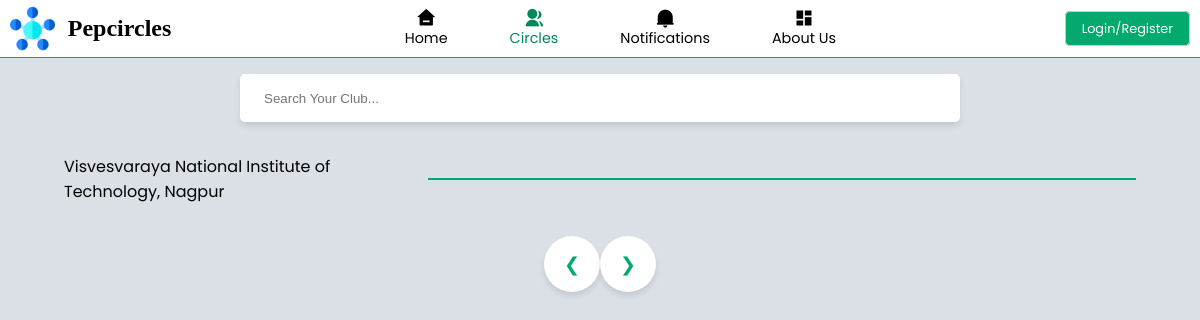
Page /pages/circles.php on the earlier database version.
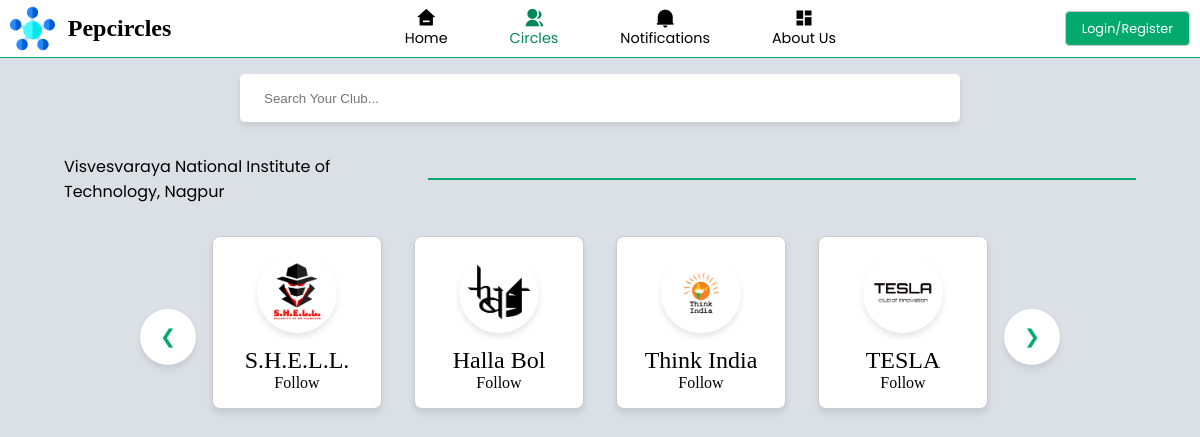
Same page on the later database version.
### tables this page shows
CREATE TABLE `staticcircleinfo` (
  `circleId` int(11) NOT NULL,
  `circleName` char(250) NOT NULL,
  `circleLogo` varchar(3000) NOT NULL,
  `circleDiscription` varchar(5000) NOT NULL,
  `circleBanner` varchar(3000) NOT NULL DEFAULT 'low_poly_banner_design_1711.jpg',
  `circleStatus` int(11) NOT NULL,
  `collegeId` int(11) NOT NULL,
  `followerCount` int(11) NOT NULL
);

### pages/back/database_connection.php (called while the page is built, shortened)
<?php
include "connection.php";
if (isset($page) && $page == "circles") {
        $institute = 'Visvesvaraya National Institute of Technology, Nagpur';
        $sql4 = "SELECT circleId, circleName, circleLogo
        FROM staticcircleinfo
        WHERE collegeId = 25";
        $res4 = mysqli_query($conn, $sql4);
}
?>

### pages/circles.php (the view, shortened to what this page needs)
<?php
$page = "circles";
include "back/database_connection.php";
?>
<!DOCTYPE html>
<html lang="en">
<head>
    <link rel="stylesheet" href="/collageCommunity/css/circle_style.css">
    <link href="https://cdn.jsdelivr.net/npm/remixicon@2.5.0/fonts/remixicon.css" rel="stylesheet">
    <link rel="stylesheet" href="https://unpkg.com/boxicons@latest/css/boxicons.min.css">
</head>
<body>
    <?php
        include "navbar.php";
    ?>
    <div class="search-c mt-5">
        <div class="search_cover">
            <div class="search-bar">
                <input type="text" page="<?php echo $page ?>" class="form-control" name="live_search" id="live_search" autocomplete="off"
            placeholder="Search Your Club...">
            </div>
        </div>
    </div>
    <?php
                    $spc_res = $res4;
                    $spc_head = $institute;
    ?>
    <div class="circle">
        <div class="circle-group">
            <p><?php echo $spc_head; ?></p>
            <div></div>
        </div>
        <div class="card-container">
            <button class="prev-btn" index="0">&#10094;</button>
            <?php
                if (mysqli_num_rows($spc_res) > 0) {
                    while ($spc_row = mysqli_fetch_assoc($spc_res)) {
            ?>
            <div class="card" id="<?php echo $spc_row['circleId']; ?>" card-index="0">
                <div class="card-img">
                    <img src="<?php echo "/collageCommunity/images/profile_img/".$spc_row['circleLogo']; ?>">
                </div>
                <div class="card-content">
                    <div class="text-wrapper">
                        <div class="text">
                            <?php echo $spc_row['circleName']; ?>
                        </div>
                    </div>
                    <?php
                    if (isset($_SESSION['user_id'])) {
                        $user_id = $_SESSION['user_id'];
                        $circleId = $spc_row['circleId'];
                        $follow_btn_sql = "SELECT *
                                            FROM circle_following
                                            WHERE userId = $user_id AND circleId = $circleId";
                        $follow_btn_res = mysqli_query($conn, $follow_btn_sql);
                        if (mysqli_num_rows($follow_btn_res) > 0) {
                    ?>
                    <div class="unfollow" id="<?php echo $spc_row['circleId']; ?>">Unfollow</div>
                    <?php
                        }else{
                    ?>
                        <div class="follow" id="<?php echo $spc_row['circleId']; ?>">Follow</div>
                    <?php }
                    }else{
                    ?>
                        <div class="register_first">Follow</div>
                    <?php
                    }
                    ?>
                </div>
            </div>
            <?php } } ?>
            <button class="next-btn" index="0">&#10095;</button>
        </div>
    </div>
</body>
</html>

### pages/navbar.php (shortened to what this page needs)
<head>
    <link rel="stylesheet" href="/collageCommunity/css/navbar1.css">
     <link href="https://cdn.jsdelivr.net/npm/remixicon@2.5.0/fonts/remixicon.css" rel="stylesheet">
    <link rel="stylesheet" href="https://unpkg.com/boxicons@latest/css/boxicons.min.css">
</head>
<div class="header">
        <div class="logo">
            <img src= "/collageCommunity/images/logo.png" alt="" height="45px" width="45px">
            <h1>Pepcircles</h1>
        </div>
        <div class="navbar">
            <nav>
                <ul>
                    <li><a id="home" href="/collageCommunity/index.php"><i class="ri-home-3-fill"></i><span>Home</span></a></li>
                    <li><a id="circles" href="/collageCommunity/pages/circles.php"><i class="ri-group-fill"></i><span>Circles</span></a></li>
                    <li><a id="notification" href="/collageCommunity/pages/notifications.php"><i class="ri-notification-2-fill"></i><span>Notifications</span></a></li>
                    <li><a id="aboutus" href="/collageCommunity/pages/about.php"><i class="ri-dashboard-fill"></i></i><span>About Us</span></a></li>
                </ul>
            </nav>
        </div>
        <div class="login">
            <?php
            if (isset($_SESSION['login_status'])) {
            ?>
                <a href="/collageCommunity/pages/back/logout.php">Logout</a>
            <?php
            } else {
            ?>
                <a href="/collageCommunity/pages/login-form.php">Login/Register</a>
            <?php
            }
            ?>
        </div>
    </div>

### css/circle_style.css (style rules this page uses)
.search-c { margin: 1rem 0; width: 100%; text-align: center; }
.search_cover { width: 60%; position: relative; margin: auto; }
.search-c input { width: 100%; height: 3rem; border: none; background-color: #ffffff; padding-inline: 1.5rem; border-radius: 5px; box-shadow: 0 4px 6px rgba(0, 0, 0, 0.1); }
.circle { margin: 2rem 2rem; }
.circle-group { display: flex; align-items: center; justify-content: space-between; font-size: 1rem; font-family: 'Poppins'; margin: 2rem 2rem }
.circle-group div { width: 80%; height: 2px; background-color: #04AA6D; margin-left: 0.5rem; }
.card-container { display: flex; transition: transform 0.3s ease-in-out; padding-inline: 6.75rem; margin-top: 1rem; justify-content: center; align-items: baseline; }
.card { border: 1px solid #ccc; border-radius: 8px; box-shadow: 0 4px 6px rgba(0, 0, 0, 0.1); background-color: white; width: 22%; padding: 16px; text-align: center; position: relative; margin-inline: 1rem; transition: opacity 0.3s ease-in-out; }
.prev-btn, .next-btn { background-color: #ffffff; color: #04AA6D; border: none; padding: 10px 20px; cursor: pointer; z-index: 1; height:3.5rem; width: 3.5rem; border-radius: 50%; box-shadow: 0 4px 6px rgba(0, 0, 0, 0.1); font-size: 1.2rem; }
.prev-btn { left: 10px; }
.next-btn { right: 10px; }
.card-img { cursor: pointer; }
.card img { width: 80px; height: 80px; border-radius: 50%; object-fit: cover; margin-bottom: 10px; box-shadow: 0 4px 6px rgba(0, 0, 0, 0.1); }
.text-wrapper { width: 100%; white-space: nowrap; overflow: hidden; }
.text { width: fit-content; font-size: 1.5rem; display: inline-block; }

### css/navbar1.css (style rules this page uses)
* { list-style: none; margin: 0px; padding: 0px; text-decoration: none; box-sizing: border-box; }
body { background-color: #DAE0E6; }
a { color: black; }
.header { background-color: rgb(255, 255, 255); display: flex; justify-content: space-between; padding: 3px 10px 3px 0px; align-items: center; border-bottom: #04AA6D 1px solid; position: sticky; top: 0; width: 100%; z-index: 10; }
.logo { padding: 0px; margin-left: 10px; display: flex; align-items: center; }
.logo img { margin-right: 0.5rem; }
.logo h1 { font-size: 1.5rem; padding-inline: 0.3rem; }
.navbar nav ul { display: inline-flex; }
.navbar nav ul li { padding-inline: 1rem; }
.navbar nav ul li a { display: flex; flex-direction: column; justify-content: center; align-items: center; }
.navbar nav ul li i { font-size: 1.25rem; }
.navbar nav ul li span { font-size: 0.9rem; font-family: 'Poppins'; }
.navbar a { margin: 0 10px 0 10px; padding: 5px; font-size: 18px; color: black; font-family: 'Nunito Sans', sans-serif; }
.navbar .active { color: #018859; }
.login a { padding: 0.5rem 1rem; background-color: #04AA6D; font-size: 0.8rem; color: white; border: 1px #ccc solid; border-radius: 5px; font-family: 'Poppins'; }

Differences in the rows shown:
added staticcircleinfo: circleLogo (picture), circleName "S.H.E.L.L."
added staticcircleinfo: circleLogo (picture), circleName "Halla Bol"
added staticcircleinfo: circleLogo (picture), circleName "Think India"
added staticcircleinfo: circleLogo (picture), circleName "TESLA"
